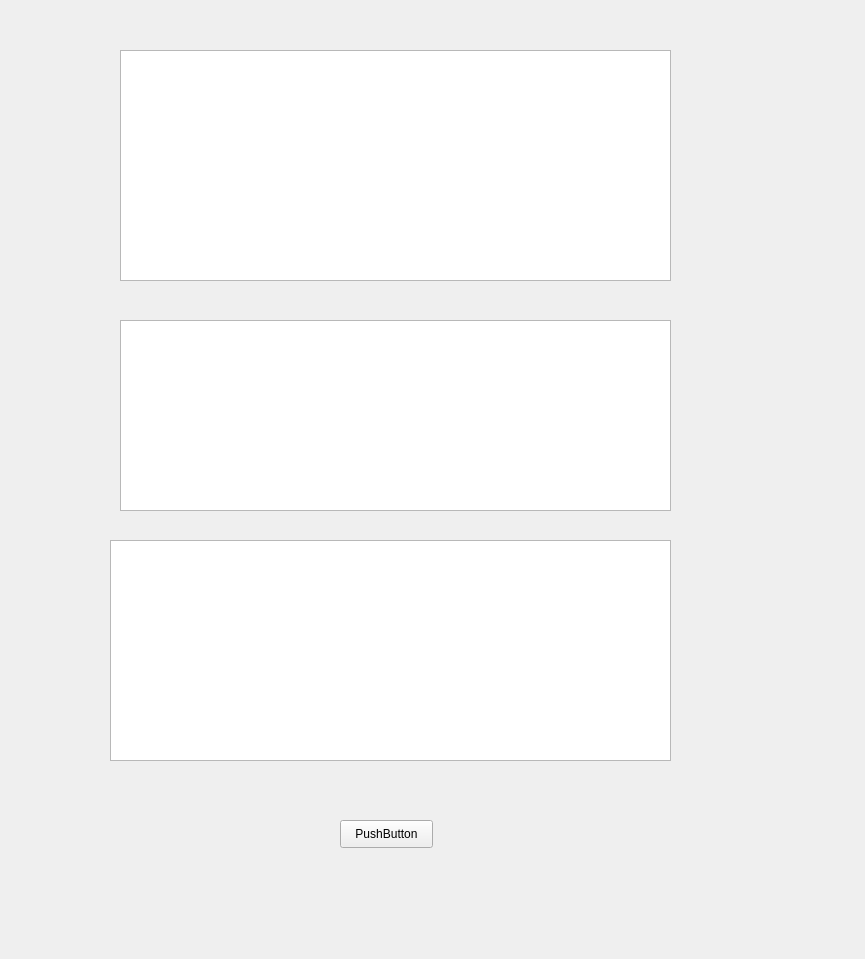
<?xml version="1.0" encoding="UTF-8"?>
<ui version="4.0">
 <class>CommitWIndow</class>
 <widget class="QWidget" name="CommitWIndow">
  <property name="geometry">
   <rect>
    <x>0</x>
    <y>0</y>
    <width>865</width>
    <height>959</height>
   </rect>
  </property>
  <property name="windowTitle">
   <string>Form</string>
  </property>
  <widget class="QTextEdit" name="textEdit">
   <property name="geometry">
    <rect>
     <x>120</x>
     <y>50</y>
     <width>551</width>
     <height>231</height>
    </rect>
   </property>
  </widget>
  <widget class="QListWidget" name="listWidget">
   <property name="geometry">
    <rect>
     <x>120</x>
     <y>320</y>
     <width>551</width>
     <height>191</height>
    </rect>
   </property>
  </widget>
  <widget class="QListWidget" name="listWidget_2">
   <property name="geometry">
    <rect>
     <x>110</x>
     <y>540</y>
     <width>561</width>
     <height>221</height>
    </rect>
   </property>
  </widget>
  <widget class="QPushButton" name="pushButton">
   <property name="geometry">
    <rect>
     <x>340</x>
     <y>820</y>
     <width>93</width>
     <height>28</height>
    </rect>
   </property>
   <property name="text">
    <string>PushButton</string>
   </property>
  </widget>
 </widget>
 <resources/>
 <connections/>
</ui>
